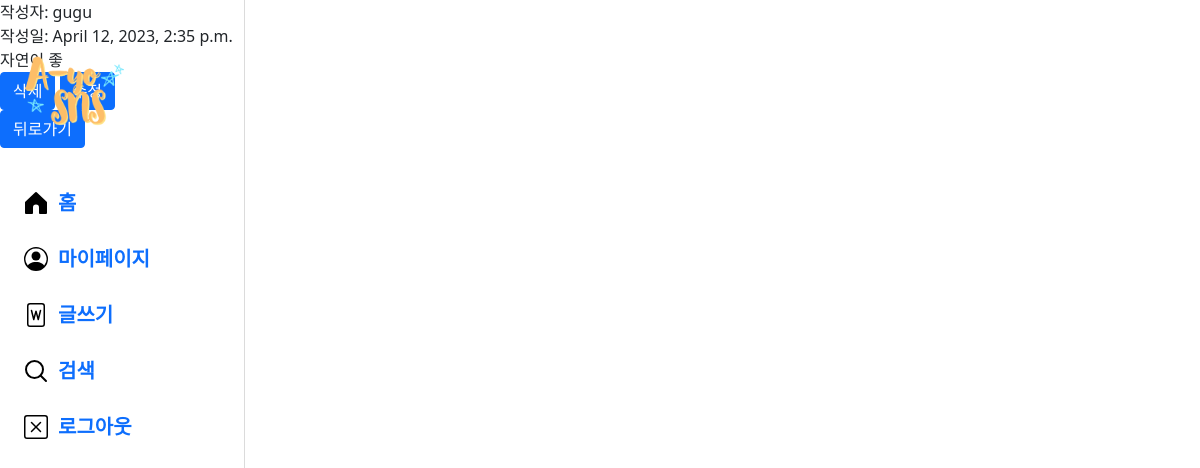
/post/post-detail/1 (signed in), run on the app's committed database.
### post/models.py (models this page shows, shortened)
class TimeStamedModel(models.Model):
    create_at = models.DateTimeField(auto_now_add=True)
    updated_at = models.DateTimeField(
        auto_now=True)  # 업데이트는 auto_now = True 사용
    class Meta:
        abstract = True

class Post(TimeStamedModel):
    author = models.ForeignKey(
        user_model.User,
        null=True,
        on_delete=models.CASCADE,
        related_name='post_author'
    )
    image = models.ImageField(blank=True, null=True)
    caption = models.TextField(blank=False)

### user/models.py (models this page shows, shortened)
class User(AbstractUser):
    name = models.CharField(_("Name of User"), blank=True, max_length=255)
    user_name = models.CharField(blank=True, max_length=255)
    profile_photo = models.ImageField(blank=True)
    bio = models.TextField(blank=True)
    email = models.CharField(blank=True, max_length=255)
    class Meta:
        db_table = "my_user"

### post/views.py (the view)
# urls.py: path('post-detail/<int:id>', views.post_detail, name='post-detail'),
def post_detail(request, id):
    user = get_object_or_404(user_model, id=request.user.id)
    my_post = Post.objects.get(id=user.id)
    return render(request, 'post/post-detail.html', {'posts': my_post})

### templates/post/post-detail.html
{% extends 'post/write-post.html' %}
{% block content %}
<div class="col-lg-6">
  <div class="content">
    <div class="form-group">
      <div id="post">
        <div class="post-header">
          <div class="post-author">
            작성자: {{ posts.author.username }}
          </div>
          <div class="post-date">작성일: {{ posts.create_at }}</div>
        </div>
        <div class="post-content">{{ posts.caption }}</div>
        <div class="post-buttons">
          <button class="btn btn-primary">삭제</button>
          <button class="btn btn-primary">수정</button>
        </div>
      </div>
    </div>
    <button type="submit" class="btn btn-primary">뒤로가기</button>
  </div>
</div>
{% endblock %}

### static/css/post/main.css (style rules this page uses)
body { font-family: "Noto Sans KR", sans-serif; margin: 0; direction: ltr; color: rgb(0, 0, 0); font-size: 14px; }

### data on the page
Post: author.username "gugu", create_at "April 12, 2023, 2:35 p.m.", caption "자연이…"
